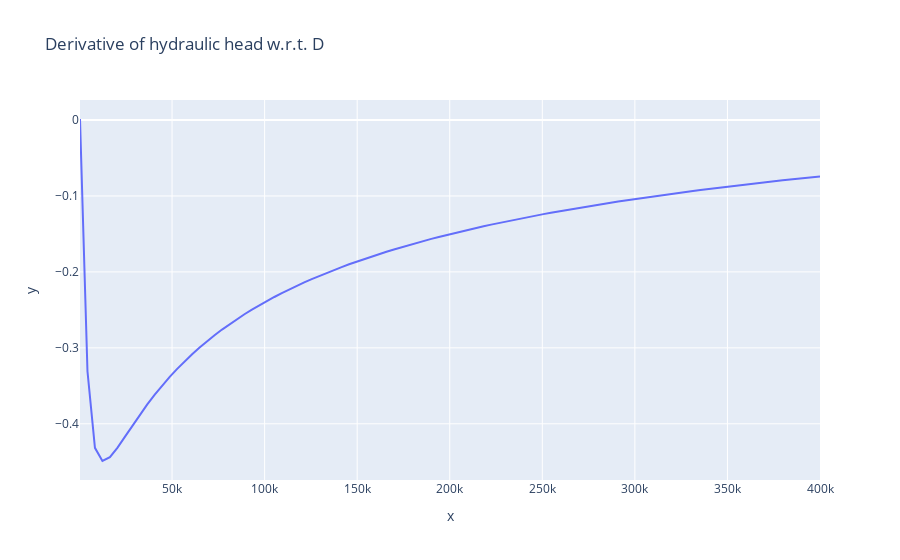

Source (notebook cell):
### Code cell
A = (math.exp(-1)+ math.exp(1))/2
omega = (math.pi + 2*math.pi/7)/2

D_range = list(np.linspace(math.exp(Dmin), math.exp(Dmax), 100))
func_value = [solution(x, t, A, omega, D) for D in D_range]

dx = D_range[1]-D_range[0]

dydx = np.gradient(func_value, dx)

fig = px.line(x=D_range, y=func_value, title='Derivative of hydraulic head w.r.t. D')


fig.show()
